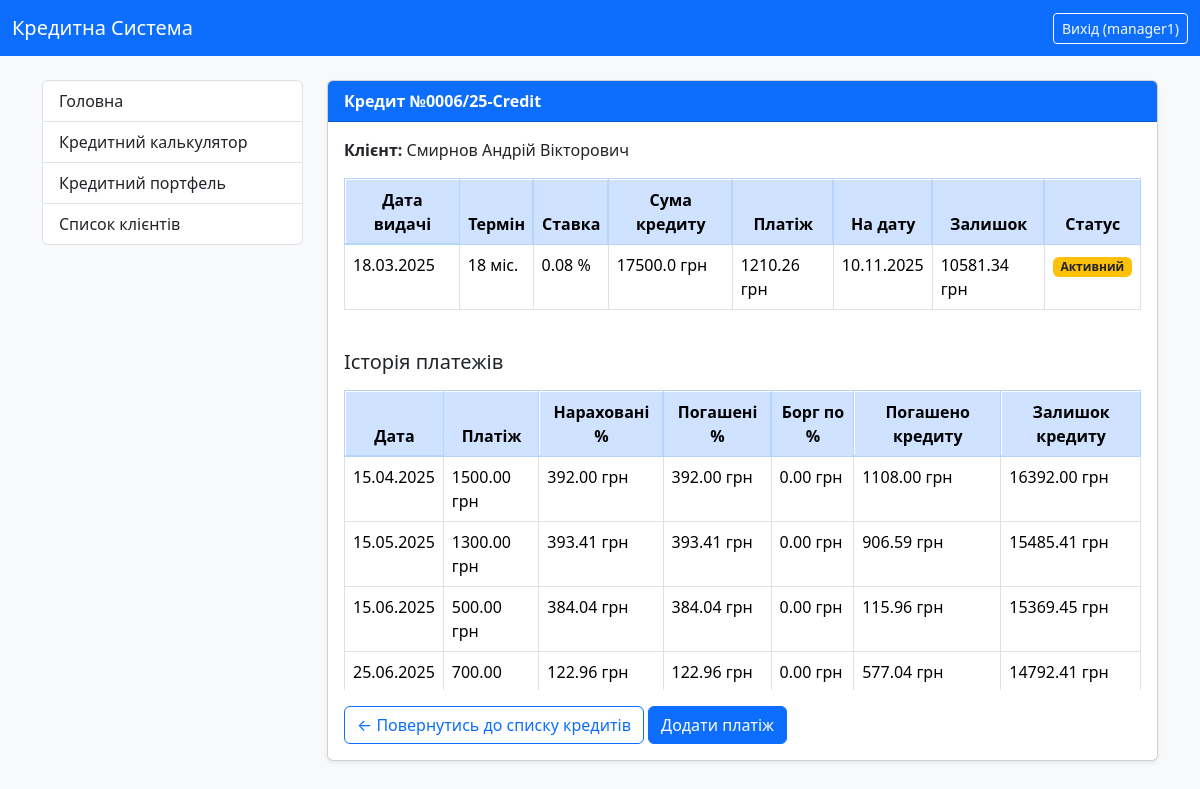
Before: /credit/6/ (signed in) with the older database file.
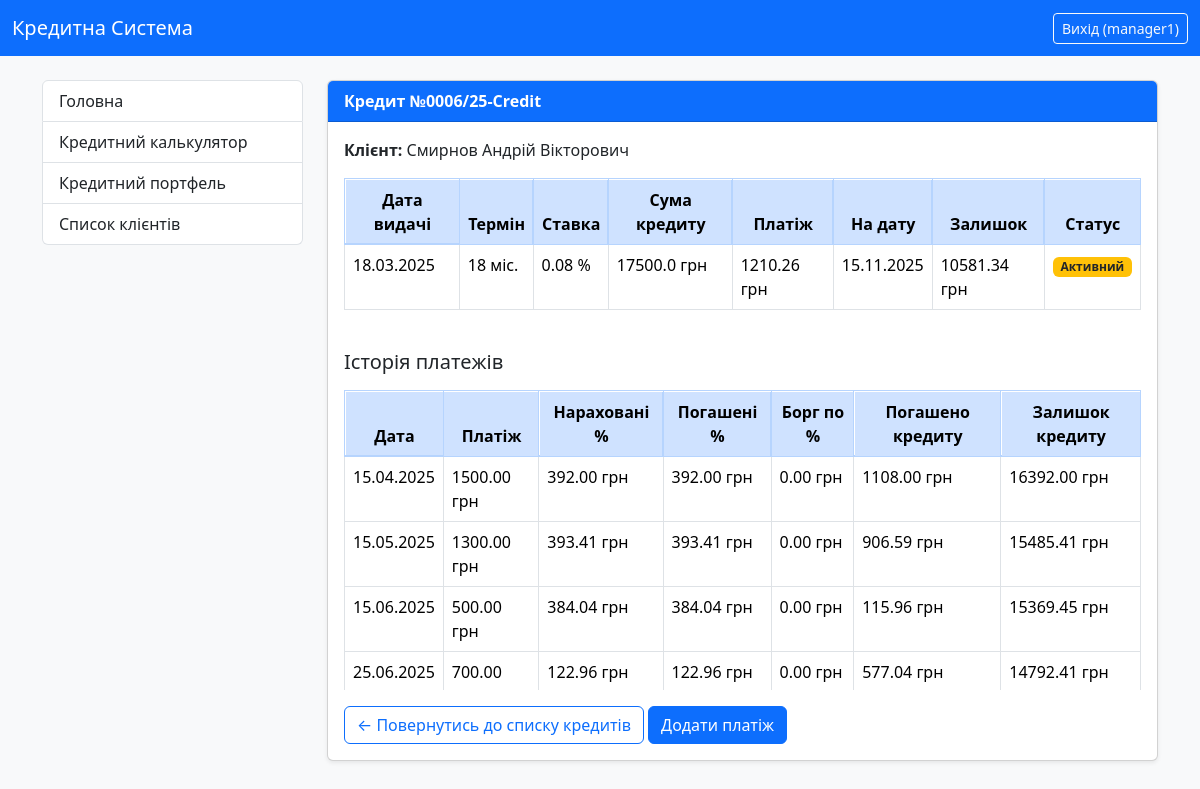
After: the same page with the newer database file.
### credit_system/models.py (models this page shows, shortened)
class Credit(models.Model):
    user = models.ForeignKey(CustomUser, on_delete=models.CASCADE, related_name='credits', verbose_name="Користувач")
    number = models.CharField(max_length=100, verbose_name="Номер кредиту", blank=True)
    number1 = models.IntegerField(verbose_name="Порядковий номер", null=True, blank=True)
    number2 = models.IntegerField(verbose_name="Рік видачі", null=True, blank=True)
    number3 = models.CharField(max_length=20, verbose_name="Постфікс/Підрозділ", blank=True)
    summa_credit = models.FloatField(verbose_name="Сума кредиту")
    percent = models.FloatField(verbose_name="Добова відсоткова ставка (%)")
    start_date = models.DateField(verbose_name="Дата видачі")
    srok_months = models.IntegerField(verbose_name="Термін кредиту (місяці)")
    day_of_pay = models.IntegerField(default=15, verbose_name="Плановий день оплати")
    purpose = models.CharField(max_length=255, verbose_name="Ціль кредиту", blank=True)
    note = models.TextField(verbose_name="Примітка", blank=True)
    ostatok = models.FloatField(verbose_name="Залишок кредиту")
    closed = models.BooleanField(default=False, verbose_name="Кредит закрит")
    last_pay_date = models.DateField(null=True, blank=True, verbose_name="Дата останнього платежу")
    dolg_percent = models.FloatField(default=0, verbose_name="Борг по оплаті %")
    plan_pay = models.FloatField(verbose_name="Плановий платіж", blank=True)
    class Meta:
        verbose_name = "Кредит"
        verbose_name_plural = "Кредити"
        unique_together = ('number1', 'number2')

class CustomUser(AbstractUser):
    ROLE_CHOICES = (
        ('admin', 'Адмін'),
        ('manager', 'Менеджер'),
        ('client', 'Клієнт'),
    )
    role = models.CharField(
        max_length=10,
        choices=ROLE_CHOICES,
        default='client',
        verbose_name="Роль користувача"
    )
    middle_name = models.CharField(max_length=100, verbose_name="По батькові", blank=True)
    IPN = models.CharField(
        max_length=10,
        unique=True,
        verbose_name="ІПН",
        validators=[numeric_validator],
        null=True,
        blank=True
    )
    phone_number = models.CharField(max_length=20, verbose_name="Номер телефону", blank=True)
    address = models.CharField(max_length=255, verbose_name="Адреса", blank=True)
    date_of_birth = models.DateField(verbose_name="Дата народження", null=True, blank=True)
    SEX_CHOICES = (
        ('m', 'Чоловіча'),  # Значення в базі: 'm', Зображається: 'Чоловіча'
        ('w', 'Жіноча'),  # Значення в базі: 'w', Зображається: 'Жіноча'
    )
    sex = models.CharField(
        max_length=1,
        choices=SEX_CHOICES,
        default='m',
        verbose_name="Стать",
        blank=True,
        null=True
    )
    address_registration = models.CharField(max_length=255, verbose_name="Адреса прописки", blank=True)
    address_residential = models.CharField(max_length=255, verbose_name="Адреса проживання", blank=True)
    place_of_birth = models.CharField(max_length=255, verbose_name="Місце народження", blank=True)
    passport_series = models.CharField(max_length=2, verbose_name="Серія паспорту", blank=True)
    passport_number = models.CharField(max_length=10, verbose_name="Номер паспорту", blank=True)
    passport_vidan = models.CharField(max_length=255, verbose_name="Орган що видав паспорт", blank=True)
    passport_date = models.DateField(verbose_name="Дата видачі паспорта", null=True, blank=True)
    work_place = models.CharField(max_length=100, verbose_name="Місце роботи", blank=True)
    position = models.CharField(max_length=100, verbose_name="Посада", blank=True)
    notes = models.CharField(max_length=255, verbose_name="Нотатки", blank=True)
    def __str__(self):
        full_name = f"{self.last_name} {self.first_name} {self.middle_name}".strip()
        return full_name or self.username
    @property
    def is_manager(self):
        return self.role == 'manager' or self.is_superuser
    class Meta:
        verbose_name = "Користувач"
        verbose_name_plural = "Користувачі"

### credit_system/views.py (the view)
# urls.py: path('credit/<int:pk>/', views.CreditDetailView.as_view(), name='credit_detail'),
class CreditDetailView(LoginRequiredMixin, DetailView):
    model = Credit
    template_name = 'credit_system/credit_detail.html'
    context_object_name = 'credit'
    def get_context_data(self, **kwargs):
        context = super().get_context_data(**kwargs)
        current_credit = context['credit']
        queryset = Payment.objects.filter(credit=current_credit).order_by('date_pay')
        if not (self.request.user.is_superuser or self.request.user.is_manager):
            queryset = queryset.filter(credit__user=self.request.user)
        return_to = self.request.GET.get('next')
        if return_to == 'client_detail' and (self.request.user.is_superuser or self.request.user.is_manager):
            context['return_to_client_detail'] = True
        else:
            context['return_to_client_detail'] = False
        context['payments'] = queryset
        return context

### credit_system/templates/credit_system/credit_detail.html (shortened to what the changed rows need)
{% extends "credit_system/base.html" %}
{% block content %}
{% load static %}
    <div class="card shadow-sm">
        <div class="card-header bg-primary text-white">
            <strong>Кредит №{{ credit.number }}</strong>
        </div>
        <div class="card-body">
            <p><strong>Клієнт:</strong> {{ credit.user }}</p>
            <div class="table-responsive mb-4">
                <table class="table table-bordered table-hover">
                    <thead class="table-primary text-center">
                        <tr>
                            <th>Дата видачі</th>
                            <th>Термін</th>
                            <th>Ставка</th>
                            <th>Сума кредиту</th>
                            <th>Платіж</th>
                            <th>На дату</th>
                            <th>Залишок</th>
                            <th>Статус</th>
                        </tr>
                    </thead>
                    <tbody>
                        <tr>
                            <td>{{ credit.start_date|date:"d.m.Y" }}</td>
                            <td>{{ credit.srok_months }} міс.</td>
                            <td>{{ credit.percent }} %</td>
                            <td>{{ credit.summa_credit }} грн</td>
                            <td>{{ credit.plan_pay }} грн</td>
                            <td>{{ credit.last_pay_date|date:"d.m.Y" }}</td>
                            <td>{{ credit.ostatok }} грн</td>
                            <td>
                            {% if credit.closed %}
                                <span class="badge bg-success">Закритий</span>
                            {% else %}
                                <span class="badge bg-warning text-dark">Активний</span>
                            {% endif %}
                            </td>
                        </tr>
                    </tbody>
                </table>
            </div>
            <h5 class="mb-3">Історія платежів</h5>
            <div class="table-responsive" style="max-height: 300px; overflow-y: auto; position: relative;">
                <table class="table table-bordered table-hover">
                    <thead class="table-primary text-center">
                        <tr>
                            <th>Дата</th>
                            <th>Платіж</th>
                            <th>Нараховані %</th>
                            <th>Погашені %</th>
                            <th>Борг по %</th>
                            <th>Погашено кредиту</th>
                            <th>Залишок кредиту</th>
                        </tr>
                    </thead>
                </table>
            </div>
            {% if user.is_superuser or user.is_manager %}
                {% if return_to_client_detail %}
                    <a href="{% url 'client_detail' credit.user.pk %}" class="btn btn-outline-primary mt-3">
                        ← Повернутись до картки клієнта
                    </a>
                {% else %}
                    <a href="{% url 'all_credits_list' %}" class="btn btn-outline-primary mt-3">
                        ← Повернутись до списку кредитів
                    </a>
                {% endif %}
                <a href="{% url 'add_payment' credit.pk %}" class="btn btn-primary mt-3">Додати платіж</a>
            {% elif user.is_client %}
                <a href="{% url 'user_credits_list' %}" class="btn btn-outline-primary mt-3">
                    ← Повернутись до моїх кредитів
                </a>
            {% endif %}
        </div>
    </div>
{% endblock %}

Changed rows visible on the page:
changed Credit "0006/25-Credit": last_pay_date "10.11.2025" → "15.11.2025"
